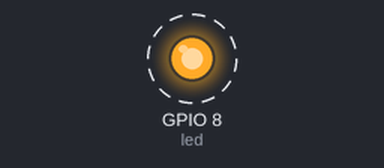
The program below on a simulated ESP32 board running MicroPython. On the bench: output pins drawn as LEDs (lit = HIGH). Dashed ring = blinking. What the program prints to the serial console is not drawn.

Above: at 0.2 s.
Timing chart, 0 to 3.0 s (numbered marks = the images above):
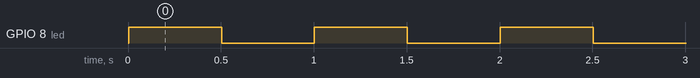

The program:

main.py
```python
# Espressif ESP32-S3 MicroPython Application
import time
from machine import Pin, I2C, UART
import network

print("Initializing Espressif ESP32-S3 MicroPython Engine...")
led = Pin(8, Pin.OUT)
i2c = I2C(0, sda=Pin(21), scl=Pin(47), freq=400000)

devices = i2c.scan()
print(f"I2C Scan Detected Devices: {[hex(x) for x in devices]}")

while True:
    led.value(not led.value())
    time.sleep_ms(500)
```

Measured:
- by itself, GPIO 8 (led): alternates HIGH for 0.50 s and LOW for 0.50 s
